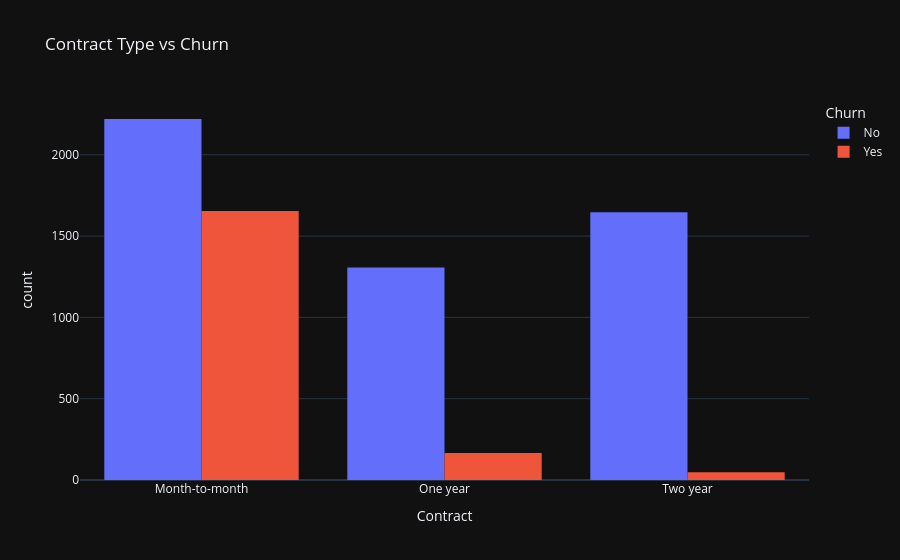

Write notebook code for a chart like this one.
### Markdown cell above
# Contract vs Churn

### Code cell
fig=px.histogram(df,
                x='Contract',
                color='Churn',
                barmode='group',
                title='Contract Type vs Churn'
                  )
fig.show()

### Figure 1 — Plotly figure (JSON) as saved in the notebook; plotly's stock layout.template omitted (floating-point values rounded to 4 significant figures; data arrays with more than 128 entries replaced by an {"elided": "..."} marker saying what was removed)
{"data": [{"alignmentgroup": "True", "bingroup": "x", "hovertemplate": "Churn=No<br>Contract=%{x}<br>count=%{y}<extra></extra>", "legendgroup": "No", "marker": {"color": "#636efa", "pattern": {"shape": ""}}, "name": "No", "offsetgroup": "No", "orientation": "v", "showlegend": true, "type": "histogram", "x": {"elided": "5174 str values"}, "xaxis": "x", "yaxis": "y"}, {"alignmentgroup": "True", "bingroup": "x", "hovertemplate": "Churn=Yes<br>Contract=%{x}<br>count=%{y}<extra></extra>", "legendgroup": "Yes", "marker": {"color": "#EF553B", "pattern": {"shape": ""}}, "name": "Yes", "offsetgroup": "Yes", "orientation": "v", "showlegend": true, "type": "histogram", "x": {"elided": "1869 str values"}, "xaxis": "x", "yaxis": "y"}], "layout": {"barmode": "group", "legend": {"title": {"text": "Churn"}, "tracegroupgap": 0}, "title": {"text": "Contract Type vs Churn"}, "xaxis": {"anchor": "y", "domain": [0, 1], "title": {"text": "Contract"}}, "yaxis": {"anchor": "x", "domain": [0, 1], "title": {"text": "count"}}}}
